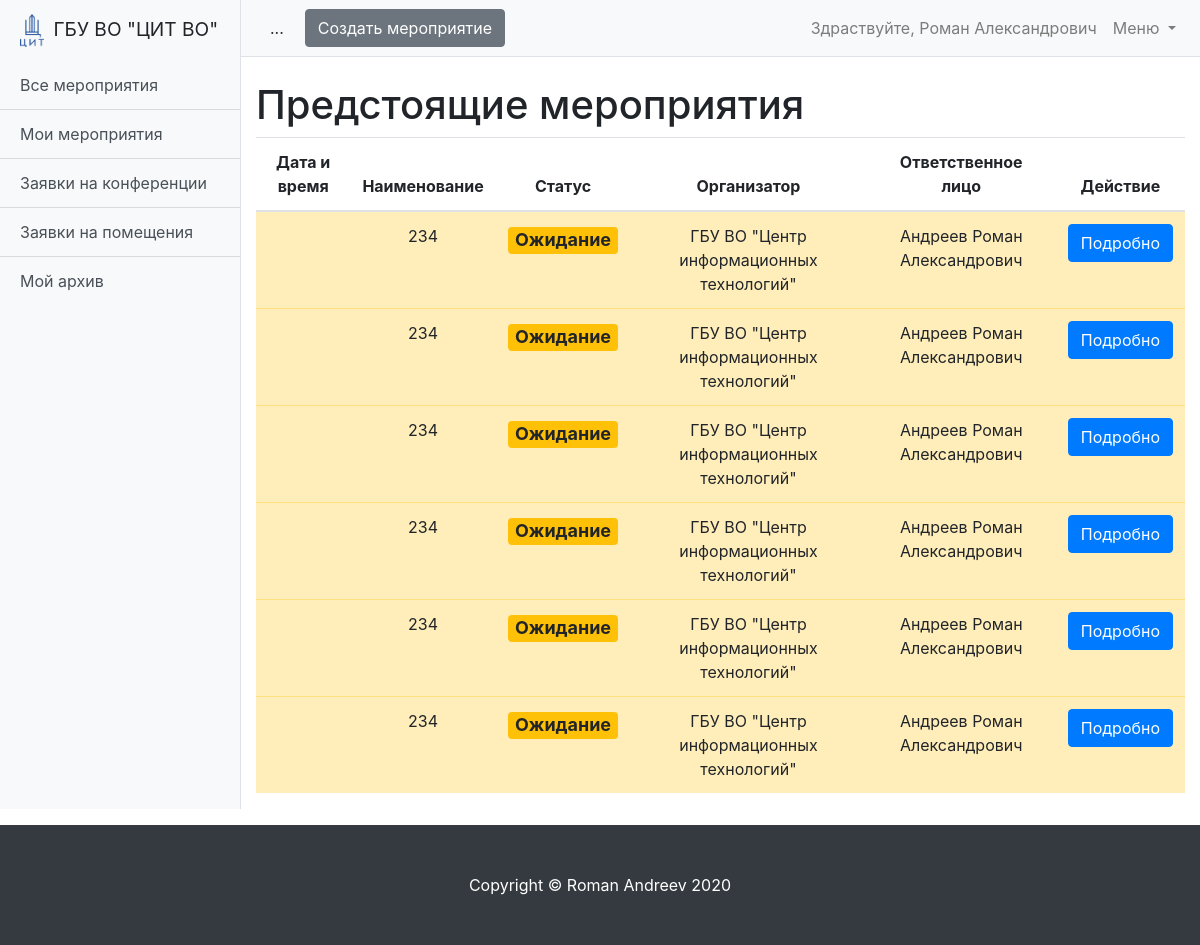
Page /schedule/event-list/ (signed in) on the earlier database version.
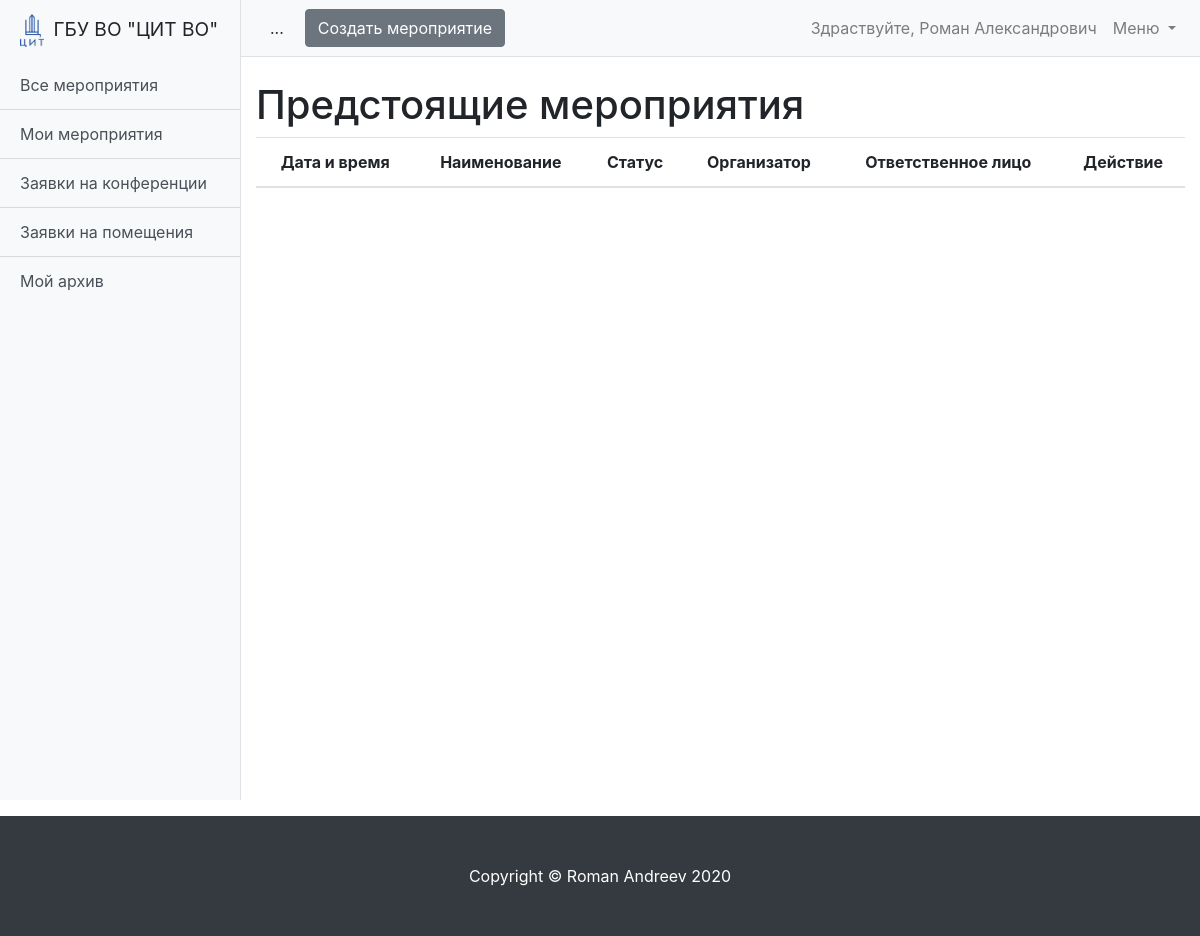
Same page on the later database version.
### schedule/models.py (models this page shows, shortened)
class Event(models.Model):
    MESSAGES = {
        'create': 'Мероприятие создано!',
        'update': 'Мероприятие изменено!',
        'delete': 'Мероприятие удалено!'
    }
    STATUS_DRAFT = 'draft'
    STATUS_WAIT = 'wait'
    STATUS_READY = 'ready'
    STATUS_REJECTION = 'rejection'
    STATUS_COMPLETED = 'completed'
    STATUS_CHOICES = (
        (STATUS_DRAFT, 'Черновик'),
        (STATUS_WAIT, 'Ожидание'),
        (STATUS_READY, 'Готово'),
        (STATUS_REJECTION, 'Отказ'),
        (STATUS_COMPLETED, 'Окончено')
    )
    name = models.CharField(max_length=255, verbose_name='Название мероприятия')
    description = models.TextField(verbose_name='Описание')
    organization = models.ForeignKey('Organization', verbose_name='Организация', on_delete=models.CASCADE)  # Возможно избыточно
    owner = models.ForeignKey('User', verbose_name='Владелец', on_delete=models.CASCADE)
    date_start = models.DateField(verbose_name='Дата начала мероприятия', null=True, blank=True)
    date_end = models.DateField(verbose_name='Дата окончания мероприятия', null=True, blank=True)
    created_at = models.DateTimeField(auto_now=True)
    status = models.CharField(
        max_length=100,
        verbose_name='Статус мероприятия',
        choices=STATUS_CHOICES,
        default=STATUS_DRAFT
    )
    def get_absolute_url(self):
        return reverse('event_detail', kwargs={'pk': self.pk})
    class Meta:
        ordering = ['date_start']
        verbose_name = 'Мероприятие'
        verbose_name_plural = 'Мероприятия'

class Organization(models.Model):
    name = models.CharField(max_length=255, verbose_name='Название организации')
    room = models.ManyToManyField('Room', verbose_name='Доступные помещения', related_name='related_room')
    created_at = models.DateTimeField(auto_now=True)
    def __str__(self):
        return self.name
    class Meta:
        ordering = ['name']
        verbose_name = 'Организация'
        verbose_name_plural = 'Организации'

class User(AbstractUser):
    is_operator = models.BooleanField(default=False, verbose_name='Опертор')
    is_assistant = models.BooleanField(default=False, verbose_name='Ассистент')
    organization = models.ForeignKey('Organization', verbose_name='Организация', on_delete=models.SET_NULL,
                                     null=True, blank=True)
    subscribe_mail = models.BooleanField(verbose_name='Подписка на почтовую рассылку', default=False)
    telegram = models.CharField(max_length=10, verbose_name='Телеграм чат-id', null=True, blank=True)
    subscribe_telegram = models.BooleanField(verbose_name='Подписка на рассылку в телеграм', default=False)
    phone = models.CharField(max_length=100, verbose_name='Телефон', null=True, blank=True)
    def __str__(self):
        return f'{self.last_name} {self.first_name}'

### schedule/views/event.py (the view)
# urls.py: path('event-list/', EventsListView.as_view(), name='event_list'),
class EventsListView(LoginRequiredMixin, HelpMixin, ListView):
    model = Event
    paginate_by = 7
    def get_queryset(self):
        queryset = super().get_queryset()
        set_status_completed(queryset)
        return queryset.filter(status__in=('wait', 'ready'))

### schedule/services.py (called while the page is built)
def set_status_completed(queryset):
    if queryset.model == Event:
        completed_list = queryset.filter(date_start__lt=today, status__in=['wait', 'ready', 'rejection'])
        if completed_list:
            conference = Conference.objects.filter(event__in=completed_list, date__lt=today)
            booking = Booking.objects.filter(event__in=completed_list, date__lt=today)
            conference.update(status='completed')
            booking.update(status='completed')
            completed_list.filter(date_end__lt=today).update(status='completed')
    if queryset.model in [Conference, Booking]:
        completed_list = queryset.filter(date__lt=today, status__in=['wait', 'ready', 'rejection'])
        if completed_list:
            completed_list.update(status='completed')

### schedule/templatetags/custom_filter.py (called while the page is built)
@register.filter
def get_postfix(status):
    return status_postfix_css_class.get(status)

### schedule/views/mixins.py (called while the page is built)
    def get_url_pattern(self):
        print(dir(self.request))
        print(self.request.path.strip())
        url_parts = re.sub(r'\d+', '*.*', self.request.path)
        print(url_parts)
        return re.sub(r'\d+', '*.*', self.request.path) + ';'

### schedule/templates/schedule/event_list.html (shortened to what this page needs)
{% extends 'schedule/base.html' %}
{% load custom_filter %}
{% block content %}
<h1 class="mt-4">{% block title %}Предстоящие мероприятия{% endblock title %}</h1>
<table class="table text-center table-hover">
  <thead>
  <tr>
    <th scope="col">Дата и время</th>
    <th scope="col">Наименование</th>
    <th scope="col">Статус</th>
    <th scope="col">Организатор</th>
    <th scope="col">Ответственное лицо</th>
    <th scope="col">Действие</th>
  </tr>
  </thead>
  <tbody>
  {% for event in page_obj %}
  <tr class="table-{{ event.status|get_postfix }}">
    <td>
    </td>
    <td>{{ event.name }}</td>
    <td>
      <h4><span class="badge bg-{{ event.status|get_postfix }}">{{ event.get_status_display  }}</span></h4>
    </td>
    <td>{{ event.organization }}</td>
    <td>{{ event.owner }}</td>
    <td><a href="{{ event.get_absolute_url }}" type="button" class="btn btn-primary">Подробно</a></td>
  </tr>
  {% endfor %}
  </tbody>
</table>
{% endblock content %}

Differences in the rows shown:
removed Event: name "234", status "Ожидание", organization "ГБУ ВО \"Центр информационных технологий\"", owner "Андреев Роман Александрович"
removed Event: name "234", status "Ожидание", organization "ГБУ ВО \"Центр информационных технологий\"", owner "Андреев Роман Александрович"
removed Event: name "234", status "Ожидание", organization "ГБУ ВО \"Центр информационных технологий\"", owner "Андреев Роман Александрович"
removed Event: name "234", status "Ожидание", organization "ГБУ ВО \"Центр информационных технологий\"", owner "Андреев Роман Александрович"
removed Event: name "234", status "Ожидание", organization "ГБУ ВО \"Центр информационных технологий\"", owner "Андреев Роман Александрович"
removed Event: name "234", status "Ожидание", organization "ГБУ ВО \"Центр информационных технологий\"", owner "Андреев Роман Александрович"
